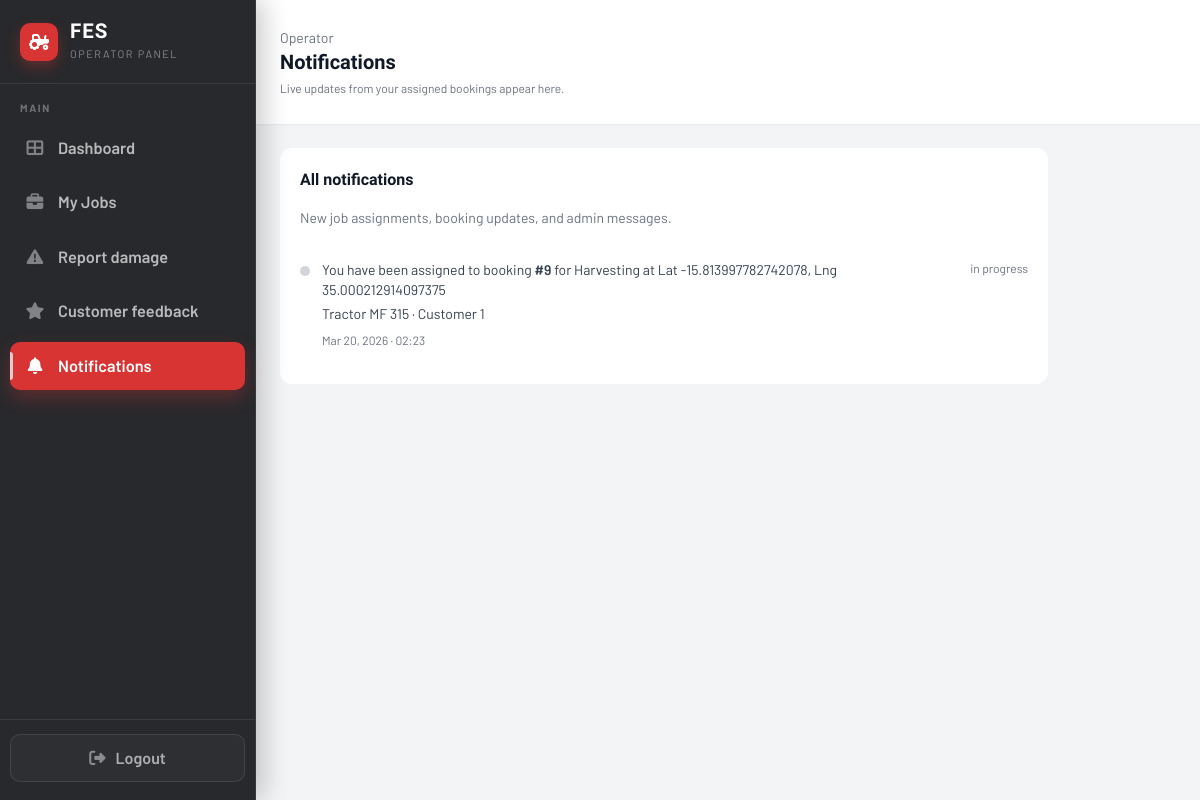
/Pages/operator/notifications.php (signed in), run on an earlier commit of the app's database.
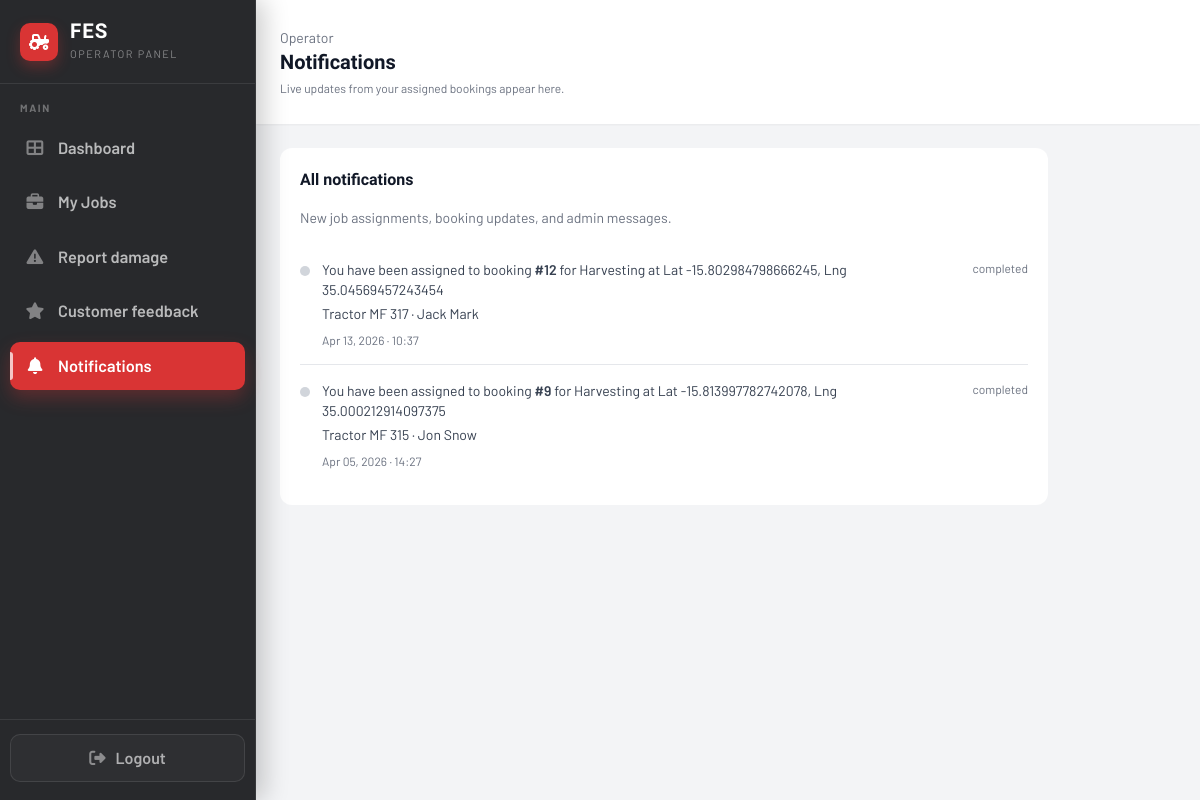
And on a later commit of the database.
### tables this page shows
CREATE TABLE IF NOT EXISTS `bookings` (
  `booking_id` int NOT NULL AUTO_INCREMENT,
  `customer_id` int NOT NULL,
  `operator_id` int DEFAULT NULL,
  `equipment_id` varchar(50) NOT NULL,
  `booking_date` date NOT NULL,
  `service_days` int NOT NULL DEFAULT '1',
  `service_type` varchar(50) NOT NULL,
  `service_location` varchar(255) NOT NULL,
  `contact_phone` varchar(50) NOT NULL,
  `field_lat` decimal(10,7) DEFAULT NULL,
  `field_lng` decimal(10,7) DEFAULT NULL,
  `field_address` varchar(255) DEFAULT NULL,
  `field_polygon` longtext,
  `field_hectares` decimal(10,2) DEFAULT NULL,
  `notes` text,
  `estimated_total_cost` decimal(12,2) NOT NULL DEFAULT '0.00',
  `payment_status` enum('unpaid','pending','paid','failed') NOT NULL DEFAULT 'unpaid',
  `payment_tx_ref` varchar(120) DEFAULT NULL,
  `payment_paid_at` datetime DEFAULT NULL,
  `status` enum('pending','confirmed','in_progress','completed','cancelled') NOT NULL DEFAULT 'pending',
  `operator_start_time` datetime DEFAULT NULL COMMENT 'Set when operator marks job In progress',
  `operator_end_time` datetime DEFAULT NULL COMMENT 'Set when operator marks job Completed',
  `created_at` timestamp NULL DEFAULT CURRENT_TIMESTAMP,
  `updated_at` timestamp NULL DEFAULT CURRENT_TIMESTAMP ON UPDATE CURRENT_TIMESTAMP,
  PRIMARY KEY (`booking_id`),
  KEY `customer_id` (`customer_id`),
  KEY `equipment_id` (`equipment_id`),
  KEY `status` (`status`),
  KEY `idx_bookings_operator_id` (`operator_id`)
);

CREATE TABLE IF NOT EXISTS `equipment` (
  `id` int NOT NULL AUTO_INCREMENT,
  `equipment_name` varchar(255) NOT NULL,
  `category` varchar(100) NOT NULL,
  `equipment_id` varchar(100) NOT NULL,
  `model` varchar(255) DEFAULT NULL,
  `description` text NOT NULL,
  `status` enum('available','in_use','maintenance','retired') NOT NULL DEFAULT 'available',
  `location` varchar(255) NOT NULL,
  `operator_id` int DEFAULT NULL,
  `purchase_date` date DEFAULT NULL,
  `daily_rate` decimal(10,2) NOT NULL,
  `hourly_rate` decimal(10,2) DEFAULT '0.00',
  `per_hectare_rate` decimal(10,2) DEFAULT NULL,
  `fuel_type` varchar(50) DEFAULT NULL,
  `total_usage_hours` int DEFAULT '0',
  `year_manufactured` int DEFAULT NULL,
  `weight_kg` decimal(10,2) DEFAULT NULL,
  `last_maintenance` date DEFAULT NULL,
  `icon` varchar(100) NOT NULL,
  `image_path` varchar(500) DEFAULT NULL,
  `created_at` timestamp NULL DEFAULT CURRENT_TIMESTAMP,
  `updated_at` timestamp NULL DEFAULT CURRENT_TIMESTAMP ON UPDATE CURRENT_TIMESTAMP,
  PRIMARY KEY (`id`),
  KEY `operator_id` (`operator_id`)
);

CREATE TABLE IF NOT EXISTS `users` (
  `user_id` int NOT NULL AUTO_INCREMENT,
  `name` varchar(255) NOT NULL,
  `email` varchar(255) NOT NULL,
  `password_hash` varchar(255) NOT NULL,
  `role` enum('customer','admin','operator') NOT NULL DEFAULT 'customer',
  `created_at` timestamp NOT NULL DEFAULT CURRENT_TIMESTAMP,
  `updated_at` timestamp NOT NULL DEFAULT CURRENT_TIMESTAMP ON UPDATE CURRENT_TIMESTAMP,
  `password_reset_token` varchar(64) DEFAULT NULL,
  `password_reset_expires` datetime DEFAULT NULL,
  PRIMARY KEY (`user_id`),
  UNIQUE KEY `email` (`email`)
);

### Pages/operator/notifications.php (the view, shortened to what the changed rows need)
<?php
$operatorId = (int)($_SESSION['user_id'] ?? 0);
$notifications = [];
try {
    $conn = getDBConnection();
    $sql = "SELECT
                b.booking_id,
                b.status,
                b.service_type,
                b.service_location,
                b.booking_date,
                b.updated_at,
                b.created_at,
                e.equipment_name,
                u.name AS customer_name
            FROM bookings b
            LEFT JOIN equipment e
                ON e.equipment_id COLLATE utf8mb4_unicode_ci = b.equipment_id COLLATE utf8mb4_unicode_ci
            LEFT JOIN users u ON u.user_id = b.customer_id
            WHERE b.operator_id = ?
            ORDER BY b.updated_at DESC
            LIMIT 30";
    $stmt = $conn->prepare($sql);
    if ($stmt) {
        $stmt->bind_param('i', $operatorId);
        $stmt->execute();
        $res = $stmt->get_result();
        while ($row = $res->fetch_assoc()) {
            $notifications[] = $row;
        }
    }
} catch (Throwable $e) {
    error_log('Operator notifications load error: ' . $e->getMessage());
}
?>
<!DOCTYPE html>
<html lang="en">
<head>
    <link rel="stylesheet" href="https://cdnjs.cloudflare.com/ajax/libs/font-awesome/6.4.0/css/all.min.css">
    <script src="https://cdn.tailwindcss.com"></script>
</head>
<body class="bg-gray-100">
<div class="min-h-screen w-full">
    <div class="min-h-screen" id="main-content">
        <header class="bg-white px-6 py-7 flex items-center justify-between shadow-sm">
            <div class="flex items-center gap-3">
                <div>
                    <h1 class="text-xl font-semibold text-gray-900">Notifications</h1>
                </div>
            </div>
        </header>
        <main class="flex-1 overflow-y-auto p-6">
            <section class="bg-white rounded-xl shadow-card p-5 max-w-3xl">
                <h2 class="text-base font-semibold text-gray-900 mb-4">All notifications</h2>
                <ul class="divide-y divide-gray-200">
                    <?php if (empty($notifications)): ?>
                        <li class="py-4">
                            <p class="text-sm text-gray-500">No notifications yet. New job assignments will appear here.</p>
                        </li>
                    <?php else: ?>
                        <?php foreach ($notifications as $n): ?>
                            <?php
                            $status = (string)($n['status'] ?? '');
                            $isUnread = in_array($status, ['pending', 'confirmed'], true);
                            $dotClass = $isUnread ? 'bg-fes-red' : 'bg-gray-300';
                            $rowClass = $isUnread ? ' bg-red-50/50' : '';
                            $textClass = $isUnread ? 'text-gray-900 font-medium' : 'text-gray-700';
                            $badgeClass = $isUnread ? 'text-fes-red font-medium' : 'text-gray-500';
                            $serviceType = ucfirst(str_replace('_', ' ', (string)($n['service_type'] ?? 'service')));
                            $serviceLocation = (string)($n['service_location'] ?? 'N/A');
                            $equipmentName = (string)($n['equipment_name'] ?? 'Unknown equipment');
                            $customerName = (string)($n['customer_name'] ?? 'Unknown customer');
                            $updatedAtRaw = (string)($n['updated_at'] ?? '');
                            $timestamp = $updatedAtRaw !== '' ? date('M d, Y · H:i', strtotime($updatedAtRaw)) : '—';
                            $statusLabel = str_replace('_', ' ', $status);
                            ?>
                            <li class="py-4 flex items-start gap-3<?php echo $rowClass; ?>">
                                <span class="mt-1.5 h-2.5 w-2.5 rounded-full <?php echo $dotClass; ?> flex-shrink-0" title="<?php echo $isUnread ? 'Unread' : 'Read'; ?>"></span>
                                <div class="min-w-0 flex-1">
                                    <p class="text-sm <?php echo $textClass; ?>">
                                        You have been assigned to booking <span class="font-semibold">#<?php echo htmlspecialchars((string)$n['booking_id']); ?></span>
                                        for <?php echo htmlspecialchars($serviceType); ?> at <?php echo htmlspecialchars($serviceLocation); ?>
                                    </p>
                                    <p class="text-sm text-gray-700 mt-1">
                                        <?php echo htmlspecialchars($equipmentName); ?> · <?php echo htmlspecialchars($customerName); ?>
                                    </p>
                                    <p class="text-xs text-gray-500 mt-2"><?php echo htmlspecialchars($timestamp); ?></p>
                                </div>
                                <span class="text-xs <?php echo $badgeClass; ?> flex-shrink-0"><?php echo htmlspecialchars($statusLabel); ?></span>
                            </li>
                        <?php endforeach; ?>
                    <?php endif; ?>
                </ul>
            </section>
        </main>
    </div>
</div>
</body>
</html>

What changed in the data, as far as the page shows it:
added bookings: booking_id "12", service_type "Harvesting", service_location "Lat -15.802984798666245, Lng 35.04569457243454", equipment.equipment_name "Tractor MF 317", users.name "Jack Mark", updated_at "Apr 13, 2026 · 10:37", status "completed"
changed bookings "Lat -15.813997782742078, Lng 35.000212914097375": users.name "Customer 1" → "Jon Snow"; updated_at "Mar 20, 2026 · 02:23" → "Apr 05, 2026 · 14:27"; status "in progress" → "completed"
